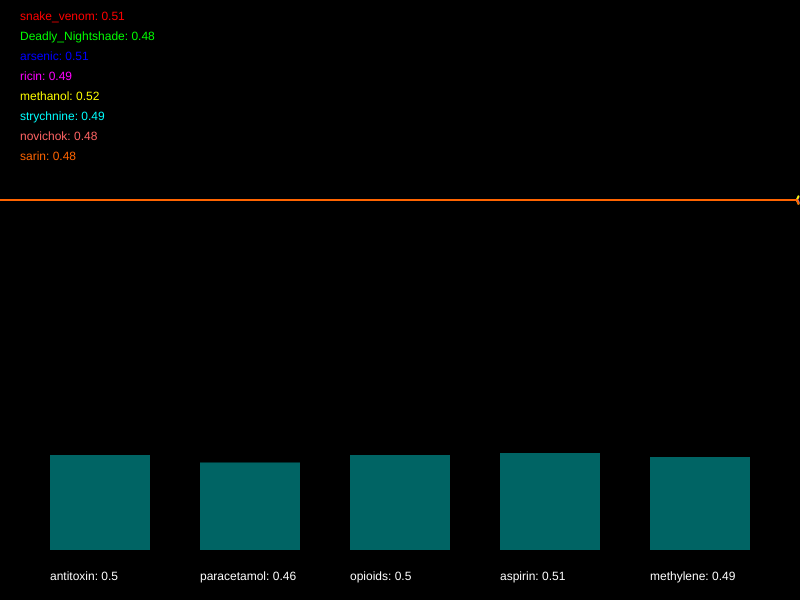
Frame 1 (no input)
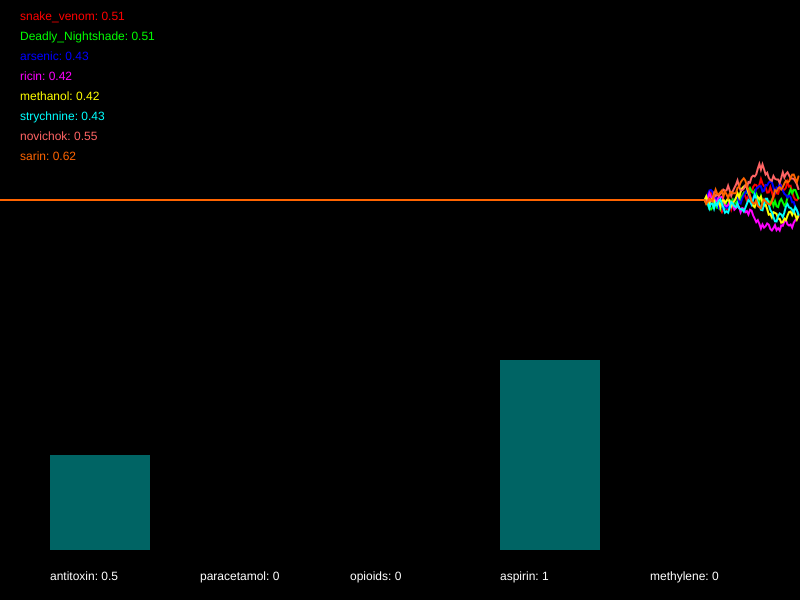
Frame 60 (no input)
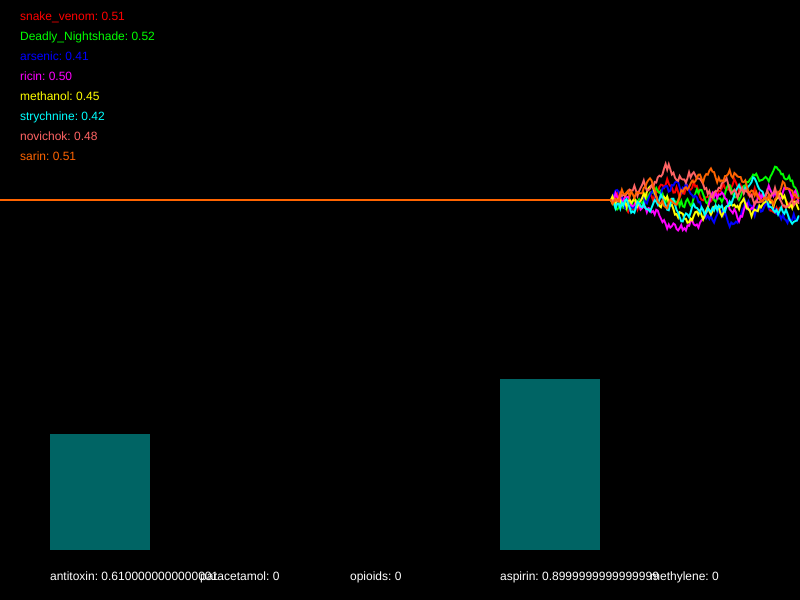
Frame 120 (the mouse pressed at the canvas centre since frame 60)

The p5.js sketch that drew these frames (run headless with seeded random() and noise() and a simulated clock; from frame 60 on, the mouse is pressed at the canvas centre):

// p5.js sketch
// ── sketch.js
/*

Officer: 3977425
CaseNum: 401-3-55998326-3977425

Case 401 - The Case of Norbert's Weiner Stand
Stage 4 - Mortal Cupcake

It seems that Norbert is getting desperate now. In what appears to be his final stand he has set up his own cupcake shop. The laced cupcakes look delicious but they are extremely dangerous. Just a brief whiff of one can induce a series of
deadly symptoms. This is Norbert’s most complex poison to date, so you’ll have to work hard to produce a viable antidote.

You must develop the antidote by using conditional statements in the draw loop to do the following.

	- When strychnine dips below 0.5, Deadly_Nightshade goes above 0.59, sarin goes above 0.56, and also methanol goes above 0.31, reduce antitoxin by 0.03
	- When novichok dips below 0.54, ricin dips below 0.49, and also snake_venom goes above 0.55, increment antitoxin by 0.04
	- If either methanol goes above 0.69, ricin goes above 0.26, Deadly_Nightshade goes above 0.66, or perhaps sarin goes above 0.42, decrease paracetamol by 0.04
	- When snake_venom goes above 0.69, whilst at the same time, strychnine dips below 0.71 or novichok goes above 0.41, increase paracetamol by 0.01
	- If Deadly_Nightshade goes above 0.39 and arsenic goes above 0.74, or on the other hand, strychnine dips below 0.68 and novichok goes above 0.55, try decreasing opioids by 0.04
	- When ricin dips below 0.59, sarin dips below 0.37, snake_venom goes above 0.75, and also methanol dips below 0.72, raise opioids by 0.03
	- If arsenic dips below 0.41 and ricin dips below 0.3, or on the other hand, Deadly_Nightshade goes above 0.63 or strychnine dips below 0.75, decrease aspirin by 0.02
	- When either novichok goes above 0.51, methanol dips below 0.42, or perhaps sarin dips below 0.55, increment aspirin by 0.03
	- If Deadly_Nightshade goes above 0.47 and snake_venom dips below 0.53, or on the other hand, strychnine goes above 0.62 or novichok goes above 0.3, decrement methylene by 0.01
	- When ricin goes above 0.68 or arsenic dips below 0.58, whilst at the same time, sarin goes above 0.67, raise methylene by 0.04


Your conditional statements should consider the following poisons:

	- snake_venom
	- Deadly_Nightshade
	- arsenic
	- ricin
	- methanol
	- strychnine
	- novichok
	- sarin


Your conditional statements should modify the following antidotes:

	- antitoxin
	- paracetamol
	- opioids
	- aspirin
	- methylene


- There are many ways to complete this task but you should only use the following commands:

	if(){}
	>
	<
	&&
	||
	+=
	-=

*/

//Declare the poison variables
var snake_venom;
var Deadly_Nightshade;
var arsenic;
var ricin;
var methanol;
var strychnine;
var novichok;
var sarin;


//Declare the antidote variables
var antitoxin;
var paracetamol;
var opioids;
var aspirin;
var methylene;


//This variable is used for drawing the graph
var graphs;


function setup()
{

	createCanvas(800,600);
	strokeWeight(2);

	//initialise the poisons and antidotes
	snake_venom = 0.5;
	Deadly_Nightshade = 0.5;
	arsenic = 0.5;
	ricin = 0.5;
	methanol = 0.5;
	strychnine = 0.5;
	novichok = 0.5;
	sarin = 0.5;
	antitoxin = 0.5;
	paracetamol = 0.5;
	opioids = 0.5;
	aspirin = 0.5;
	methylene = 0.5;


	//fills the graph with empty values
	graphs = [];

	for(var i = 0; i < 8; i++)
	{
		graphs.push([]);
		for(var j = 0; j < 512; j++)
		{
			graphs[i].push(0.5);
		}
	}

}

function draw()
{

	//Develop the antidote below
	//Write conditional statements to change the amount of each substance ...

	
	if (strychnine < 0.5 && Deadly_Nightshade > 0.59 && sarin > 0.56 && methanol > 0.31) {
		antitoxin -= 0.03;
	}

	if (novichok < 0.54 && ricin < 0.49 && snake_venom > 0.55) {
		antitoxin += 0.04;
	}

	if (methanol > 0.69 || ricin > 0.26 || Deadly_Nightshade > 0.66 || sarin > 0.42) {
		paracetamol -= 0.04;
	}

	if (snake_venom > 0.69 && (strychnine < 0.71 || novichok > 0.41)) {
		paracetamol += 0.01;
	}

	if ((Deadly_Nightshade > 0.39 && arsenic > 0.74) || (strychnine < 0.68 && novichok > 0.55)) {
		opioids -= 0.04;
	}

	if ((ricin < 0.59 && sarin < 0.37 && snake_venom > 0.75 && methanol < 0.72)) {
		opioids += 0.03;
	}

	if ((arsenic < 0.41 && ricin < 0.3) || (Deadly_Nightshade > 0.63 || strychnine < 0.75)) {
		aspirin -= 0.02;
	}

	if (novichok > 0.51 || methanol < 0.42 || sarin < 0.55) {
		aspirin += 0.03;
	}

	if ((Deadly_Nightshade > 0.47 && snake_venom < 0.53) || (strychnine > 0.62 || novichok > 0.3)) {
		methylene -= 0.01;
	}

	if ((ricin > 0.68 || arsenic < 0.58) && (sarin > 0.67)) {
		methylene += 0.04;
	}



	//////////////////////////////////////////////////////

	//the code below generates new values using random numbers

	/*
		For testing, you might want to temporarily comment out
		these lines and set the same variables to constant values
		instead.
	*/

	snake_venom = nextValue(graphs[0],snake_venom);
	Deadly_Nightshade = nextValue(graphs[1],Deadly_Nightshade);
	arsenic = nextValue(graphs[2],arsenic);
	ricin = nextValue(graphs[3],ricin);
	methanol = nextValue(graphs[4],methanol);
	strychnine = nextValue(graphs[5],strychnine);
	novichok = nextValue(graphs[6],novichok);
	sarin = nextValue(graphs[7],sarin);


	antitoxin = constrain(antitoxin, 0, 1);
	paracetamol = constrain(paracetamol, 0, 1);
	opioids = constrain(opioids, 0, 1);
	aspirin = constrain(aspirin, 0, 1);
	methylene = constrain(methylene, 0, 1);


	///////// DO NOT CHANGE THE CODE BELOW ///////////

	//drawing code

	// set background
	background(0);
	noFill();

	//draw the graphs for the vitals

	var colors = [
		color(255, 0, 0),
		color(0, 255, 0),
		color(0, 0, 255),
		color(255, 0, 255),
		color(255, 255, 0),
		color(0, 255, 255),
		color(255, 100, 100),
		color(255, 100, 0)
	];

	for(var i = 0; i < graphs.length; i++)
	{
		stroke(colors[i]);
		drawGraph(graphs[i]);
	}

	//draw the poisons as text
	noStroke();
	fill(colors[0]);
	text('snake_venom: ' + nf(snake_venom,1,2), 20,20);
	fill(colors[1]);
	text('Deadly_Nightshade: ' + nf(Deadly_Nightshade,1,2), 20,40);
	fill(colors[2]);
	text('arsenic: ' + nf(arsenic,1,2), 20,60);
	fill(colors[3]);
	text('ricin: ' + nf(ricin,1,2), 20,80);
	fill(colors[4]);
	text('methanol: ' + nf(methanol,1,2), 20,100);
	fill(colors[5]);
	text('strychnine: ' + nf(strychnine,1,2), 20,120);
	fill(colors[6]);
	text('novichok: ' + nf(novichok,1,2), 20,140);
	fill(colors[7]);
	text('sarin: ' + nf(sarin,1,2), 20,160);


	//draw the antidotes bar chart
	drawBar(antitoxin,50,'antitoxin');
	drawBar(paracetamol,200,'paracetamol');
	drawBar(opioids,350,'opioids');
	drawBar(aspirin,500,'aspirin');
	drawBar(methylene,650,'methylene');


}

function nextValue(graph, val)
{
	//gets the next value for a vital and puts it in an array for drawing
	var delta = random(-0.03,0.03);

	val += delta;
	if(val > 1 || val < 0)
	{
		delta *= -1;
		val += delta * 2;
	}

	graph.push(val)
	graph.shift();
	return val;
}

function drawGraph(graph)
{
	//draws an array as a graph
	beginShape();
	for(var i = 0; i < graph.length; i++)
	{
			vertex(width * i/512, height * 0.5 - graph[i]* height/3)
	}
	endShape();
}


function drawBar(val, x, name)
{
	//draws the bars for bar chart
    noStroke();
    fill(0,100,100);
	var mh = height * 0.4 - 50;
	rect(x,(height - 50) - val*mh, 100, val*mh);
    fill(255);
	text(name + ": " + val, x, height - 20);
}
